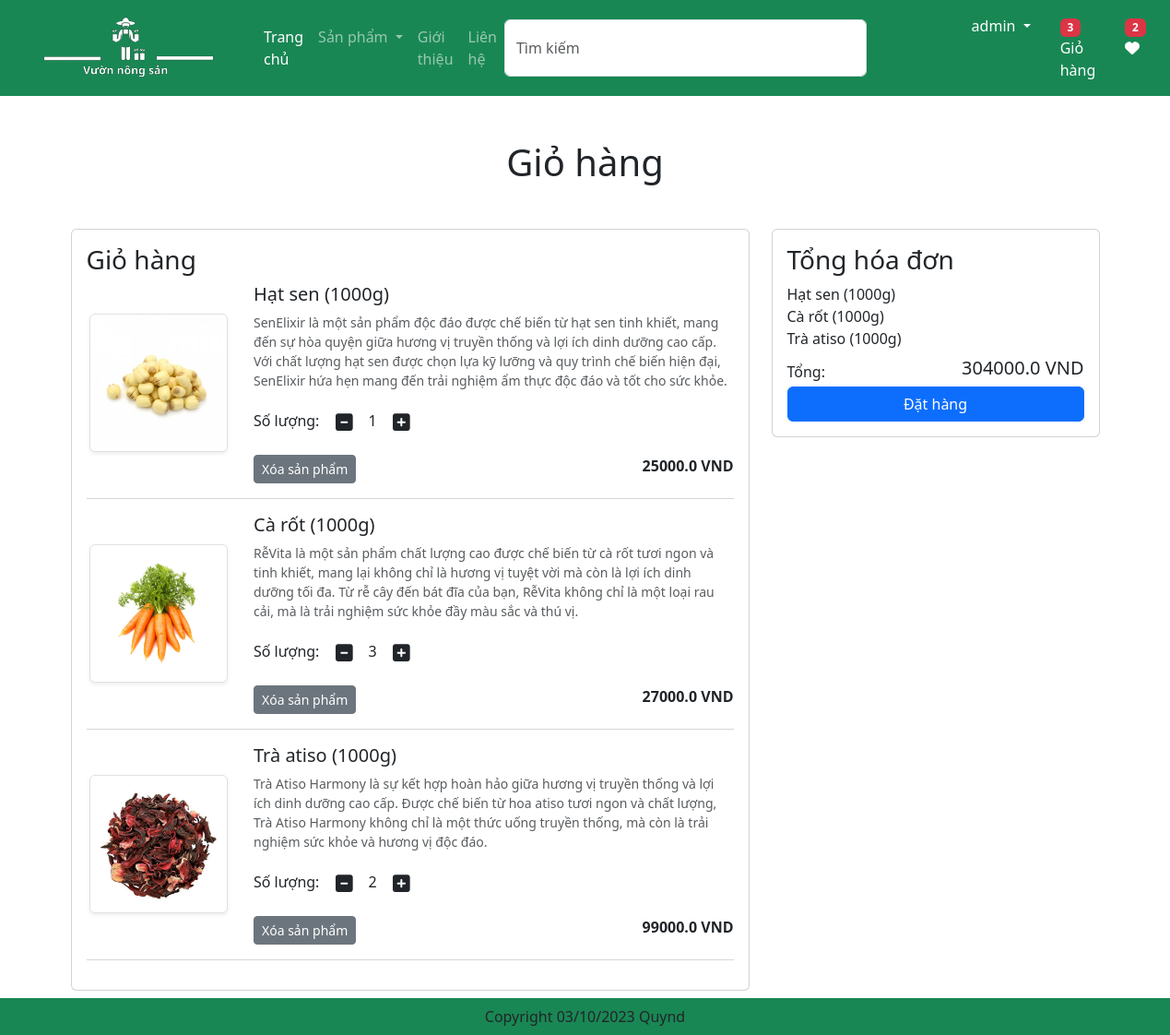
The app's page /cart/ (signed in) with its own data.
### app/models.py (models this page shows, shortened)
class Cart(models.Model):
    user = models.ForeignKey(User, on_delete=models.CASCADE)
    product = models.ForeignKey(Product, on_delete=models.CASCADE)
    quantity = models.PositiveIntegerField(default=1)

class Product(models.Model):
    title = models.CharField(max_length=100)
    selling_price = models.FloatField()
    discounted_price = models.FloatField()
    description = models.TextField()
    composition = models.TextField(default='')
    prodapp = models.TextField(default='')
    category = models.CharField(choices=CATEGORY_CHOICES, max_length=3)
    product_image = models.ImageField(upload_to='product')

### app/views.py (the view)
# urls.py: path('cart/', views.show_cart, name='showcart'),
@login_required
def show_cart(request):
    totalitem = 0
    wishitem = 0
    if request.user.is_authenticated:
        totalitem = len(Cart.objects.filter(user=request.user))
        wishitem = len(Wishlist.objects.filter(user=request.user))
    user = request.user
    cart = Cart.objects.filter(user=user)
    amount = 0
    for p in cart:
        value = p.quantity * p.product.discounted_price
        amount = amount + value
    return render(request, 'app/addtocart.html', locals())

### app/templates/app/addtocart.html (shortened to what this page needs)
{% extends "app/base.html" %}
{% load static %}
{% block main-content %}
<div class="container my-5">
<div class="row">
    {% if cart %}
        <h1 class="text-center mb-5">Giỏ hàng</h1>
        <div class="col-sm-8">
            <div class="card">
                <div class="card-body">
                    <h3>Giỏ hàng</h3>
                    {% for item in cart %}
                        <div class="row">
                            <div class="col-sm-3 text-center align-self-center">
                                <img src="{{item.product.product_image.url}}" alt="" srcset="" class="img-fluid
                                img-thumbnail shadow-sm" height="150" width="150">
                            </div>
                            <div class="col-sm-9">
                                <div>
                                    <h5>{{item.product.title}}</h5>
                                    <p class="mb-2 text-muted small">{{item.product.description}}</p>
                                    <div class="my-3">
                                        <label for="quantity"> Số lượng:</label>
                                        <a class="minus-cart btn" pid={{item.product.id}}><i class="fas fa-minus-square fa-lg"></i></a>
                                        <span id="quantity">{{item.quantity}}</span>
                                        <a class="plus-cart btn" pid={{item.product.id}}><i class="fas fa-plus-square fa-lg"></i></a>
                                    </div>
                                    <div class="d-flex justify-content-between">
                                        <a href="#" class="remove-cart btn btn-sm btn-secondary mr-3"
                                           pid={{item.product.id}} onclick="reloadPage()">Xóa sản phẩm</a>
                                        <p class="mb-0"><span><strong>
                                            {{item.product.discounted_price}}   VND</strong></span></p>
                                    </div>
                                </div>
                            </div>
                        </div>
                    <hr class="text-muted">
                    {% endfor %}
                </div>
            </div>
        </div>
        <div class="col-sm-4">
            <div class="card">
                <div class="card-body">
                    <h3>Tổng hóa đơn</h3>
                    <ul class="list-group">
                        {% for item in cart %}
                            <span id="title">{{item.product.title}}</span>
                        {% endfor %}
                        <li class="list-group-item d-flex justify-content-between align-items-center border-0 px-0 pb-0">
                            Tổng: <h5> <span id="amount">{{amount}}</span> VND</h5>
                        </li>
                    </ul>
                    <div class="d-grid"><a href="{% url 'checkout' %}" class="btn btn-primary">Đặt hàng</a></div>
                </div>
            </div>
        </div>
        {% else %}
            <h1 class="text-center mb-5">Chưa có sản phẩm nào trong giỏ hàng</h1>
    {% endif %}
</div>
</div>
{% endblock main-content %}

### app/templates/app/base.html (shortened to what this page needs)
<!DOCTYPE html>
{% load static %}
<html lang="en">
<head>
    <link href="https://cdn.jsdelivr.net/npm/bootstrap@5.3.2/dist/css/bootstrap.min.css" rel="stylesheet"
>
    <link rel="stylesheet" href="{% static 'app/css/owl.carousel.min.css'%}"/>
    <link rel="stylesheet" href="{% static 'app/css/all.min.css'%}" />
    <link rel="stylesheet" href="{% static 'app/css/style.css'%}"/>
</head>
<body>
    <nav class="navbar navbar-expand-lg navbar-dark bg-success">
      <div class="container-fluid">
        <a class="navbar-brand" href="/">
            <img src="{% static 'app/images/logo.png'%}" width="250" height="70"/>
        </a>
        <div class="collapse navbar-collapse" id="navbarSupportedContent">
          <ul class="navbar-nav me-auto mb-2 mb-lg-0">
            <li class="nav-item">
              <a class="nav-link active" aria-current="page" href="/">Trang chủ</a>
            </li>
            <li class="nav-item dropdown">
              <a class="nav-link dropdown-toggle" href="#" role="button" data-bs-toggle="dropdown" aria-expanded="false">
                Sản phẩm
              </a>
            </li>
            <li class="nav-item">
              <a class="nav-link text-while" href="{% url 'about'%}">Giới thiệu</a>
            </li>
            <li class="nav-item">
              <a class="nav-link text-while" href="{% url 'contact'%}">Liên hệ</a>
            </li>
          </ul>
          <form class="d-flex" role="search" action="/search">
            <input class="form-control me-2" type="search" placeholder="Tìm kiếm" name="search" aria-label="Search" style="width: 420px">
            <button class="btn btn-outline-success" type="submit">Tìm kiếm</button>
          </form>
        </div>
        {% if request.user.is_authenticated %}
        <ul class = "navbar-nav me-auto mb-2 mb-lg-0">
            <li class = "nav-item dropdown mx-2">
              <a class="nav-link dropdown-toggle text-white" href="#"
              id="profileDropdown" role="button" data-bs-toggle="dropdown"
              aria-expanded="false"> {{request.user}} </a>
            </li>
            <li class="nav-item mx-2">
                <a href="{% url 'showcart' %}" class="nav-link text-white">
                    <span class="badge bg-danger">{% if totalitem > 0%}{{totalitem}} {%endif%}</span>
                    Giỏ hàng</a>
            </li>
            <li class="nav-item mx-2">
                <a href="#" class="nav-link text-white">
                    <span class="badge bg-danger">{% if wishitem > 0%} {{wishitem}} {%endif%}</span>
                    <i class="fa fa-heart"></i></a>
            </li>
            {% else %}
                <a href="{% url 'login' %}" class="nav-link text-white" style="padding-right: 25px">Đăng nhập</a>
                <a href="{% url 'customerregistration' %}" class="nav-link text-white" style="padding-right: 70px">Đăng ký</a>
            {% endif %}
        </ul>
      </div>
    </nav>
    {% block main-content %}{% endblock main-content %}
    <footer class="container-fluid fixed-bottom bg-success text-center p-2 mt-5">
        Copyright 03/10/2023 Quynd
    </footer>
</body>
</html>

### records on screen
Cart: product.product_image (picture), product "Hạt sen (1000g)", product.description "SenElixir là một sản phẩm độc đáo được chế biến từ hạt sen tinh khiết, mang đến sự hòa quyện giữa hương vị truyền thống và lợi ích dinh dưỡng cao cấp. Với chất lượng hạt sen được chọn lựa kỹ lưỡng và quy trình chế biến hiện đại, SenElixir hứa hẹn mang đến trải nghiệm ẩm thực độc đáo và tốt cho sức khỏe.", quantity "1", product.discounted_price "25000.0"
Cart: product.product_image (picture), product "Cà rốt (1000g)", product.description "RễVita là một sản phẩm chất lượng cao được chế biến từ cà rốt tươi ngon và tinh khiết, mang lại không chỉ là hương vị tuyệt vời mà còn là lợi ích dinh dưỡng tối đa. Từ rễ cây đến bát đĩa của bạn, RễVita không chỉ là một loại rau cải, mà là trải nghiệm sức khỏe đầy màu sắc và thú vị.", quantity "3", product.discounted_price "27000.0"
Cart: product.product_image (picture), product "Trà atiso (1000g)", product.description "Trà Atiso Harmony là sự kết hợp hoàn hảo giữa hương vị truyền thống và lợi ích dinh dưỡng cao cấp. Được chế biến từ hoa atiso tươi ngon và chất lượng, Trà Atiso Harmony không chỉ là một thức uống truyền thống, mà còn là trải nghiệm sức khỏe và hương vị độc đáo.", quantity "2", product.discounted_price "99000.0"

### other values on screen
{{ request.user }} "admin"
{{ totalitem }} "3"
{{ wishitem }} "2"
{{ amount }} "304000.0"
